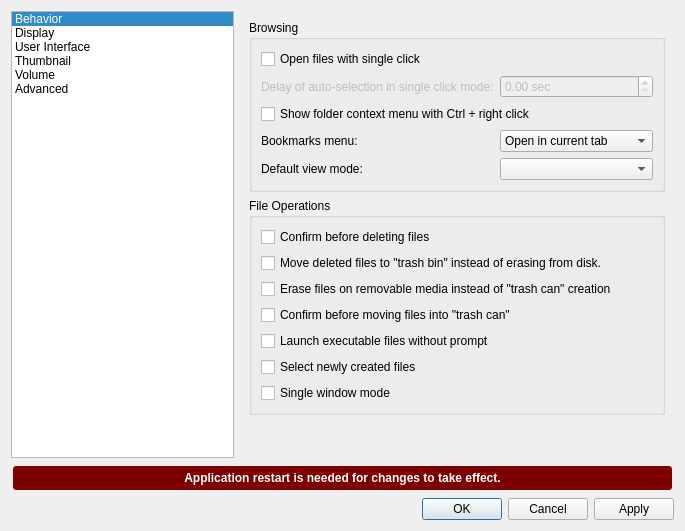
<?xml version="1.0" encoding="UTF-8"?>
<ui version="4.0">
 <class>PreferencesDialog</class>
 <widget class="QDialog" name="PreferencesDialog">
  <property name="geometry">
   <rect>
    <x>0</x>
    <y>0</y>
    <width>685</width>
    <height>440</height>
   </rect>
  </property>
  <property name="windowTitle">
   <string>Preferences</string>
  </property>
  <layout class="QVBoxLayout" name="verticalLayout">
   <item>
    <layout class="QHBoxLayout" name="horizontalLayout" stretch="0,0">
     <item>
      <widget class="QListWidget" name="listWidget">
       <property name="sizePolicy">
        <sizepolicy hsizetype="Expanding" vsizetype="Expanding">
         <horstretch>0</horstretch>
         <verstretch>0</verstretch>
        </sizepolicy>
       </property>
       <property name="horizontalScrollBarPolicy">
        <enum>Qt::ScrollBarAlwaysOff</enum>
       </property>
       <property name="currentRow">
        <number>0</number>
       </property>
       <item>
        <property name="text">
         <string>Behavior</string>
        </property>
       </item>
       <item>
        <property name="text">
         <string>Display</string>
        </property>
       </item>
       <item>
        <property name="text">
         <string>User Interface</string>
        </property>
       </item>
       <item>
        <property name="text">
         <string>Thumbnail</string>
        </property>
       </item>
       <item>
        <property name="text">
         <string>Volume</string>
        </property>
       </item>
       <item>
        <property name="text">
         <string>Advanced</string>
        </property>
       </item>
      </widget>
     </item>
     <item>
      <widget class="QStackedWidget" name="stackedWidget">
       <property name="sizePolicy">
        <sizepolicy hsizetype="Preferred" vsizetype="Preferred">
         <horstretch>0</horstretch>
         <verstretch>0</verstretch>
        </sizepolicy>
       </property>
       <property name="currentIndex">
        <number>0</number>
       </property>
       <widget class="QWidget" name="behaviorPage">
        <layout class="QVBoxLayout" name="verticalLayout_3" stretch="0,0,1">
         <item>
          <widget class="QGroupBox" name="groupBox_4">
           <property name="title">
            <string>Browsing</string>
           </property>
           <layout class="QFormLayout" name="formLayout_5">
            <property name="fieldGrowthPolicy">
             <enum>QFormLayout::AllNonFixedFieldsGrow</enum>
            </property>
            <item row="0" column="0" colspan="2">
             <widget class="QCheckBox" name="singleClick">
              <property name="toolTip">
               <string>If this is unchecked, the DE setting will be used.</string>
              </property>
              <property name="text">
               <string>Open files with single click</string>
              </property>
             </widget>
            </item>
            <item row="1" column="0">
             <widget class="QLabel" name="label">
              <property name="enabled">
               <bool>false</bool>
              </property>
              <property name="toolTip">
               <string>Set to zero to disable auto-selection.</string>
              </property>
              <property name="text">
               <string>Delay of auto-selection in single click mode:</string>
              </property>
             </widget>
            </item>
            <item row="1" column="1">
             <widget class="QDoubleSpinBox" name="autoSelectionDelay">
              <property name="enabled">
               <bool>false</bool>
              </property>
              <property name="toolTip">
               <string>Set to zero to disable auto-selection.</string>
              </property>
              <property name="suffix">
               <string> sec</string>
              </property>
              <property name="singleStep">
               <double>0.100000000000000</double>
              </property>
             </widget>
            </item>
            <item row="2" column="0" colspan="2">
             <widget class="QCheckBox" name="ctrlRightClick">
              <property name="text">
               <string>Show folder context menu with Ctrl + right click</string>
              </property>
             </widget>
            </item>
            <item row="3" column="0">
             <widget class="QLabel" name="label_2">
              <property name="text">
               <string>Bookmarks menu:</string>
              </property>
             </widget>
            </item>
            <item row="3" column="1">
             <widget class="QComboBox" name="bookmarkOpenMethod">
              <item>
               <property name="text">
                <string>Open in current tab</string>
               </property>
              </item>
              <item>
               <property name="text">
                <string>Open in new tab</string>
               </property>
              </item>
              <item>
               <property name="text">
                <string>Open in new window</string>
               </property>
              </item>
             </widget>
            </item>
            <item row="4" column="0">
             <widget class="QLabel" name="label_11">
              <property name="text">
               <string>Default view mode:</string>
              </property>
             </widget>
            </item>
            <item row="4" column="1">
             <widget class="QComboBox" name="viewMode"/>
            </item>
           </layout>
          </widget>
         </item>
         <item>
          <widget class="QGroupBox" name="groupBox_6">
           <property name="title">
            <string>File Operations</string>
           </property>
           <layout class="QVBoxLayout" name="verticalLayout_9">
            <item>
             <widget class="QCheckBox" name="configmDelete">
              <property name="text">
               <string>Confirm before deleting files</string>
              </property>
             </widget>
            </item>
            <item>
             <widget class="QCheckBox" name="useTrash">
              <property name="text">
               <string>Move deleted files to &quot;trash bin&quot; instead of erasing from disk.</string>
              </property>
             </widget>
            </item>
            <item>
             <widget class="QCheckBox" name="noUsbTrash">
              <property name="text">
               <string>Erase files on removable media instead of &quot;trash can&quot; creation</string>
              </property>
             </widget>
            </item>
            <item>
             <widget class="QCheckBox" name="confirmTrash">
              <property name="text">
               <string>Confirm before moving files into &quot;trash can&quot;</string>
              </property>
             </widget>
            </item>
            <item>
             <widget class="QCheckBox" name="quickExec">
              <property name="toolTip">
               <string>Requires application restart to take effect completely</string>
              </property>
              <property name="text">
               <string>Launch executable files without prompt</string>
              </property>
             </widget>
            </item>
            <item>
             <widget class="QCheckBox" name="selectNewFiles">
              <property name="toolTip">
               <string>Renamed files will also be selected</string>
              </property>
              <property name="text">
               <string>Select newly created files</string>
              </property>
             </widget>
            </item>
            <item>
             <widget class="QCheckBox" name="singleWindowMode">
              <property name="toolTip">
               <string>Open folders in new tabs as far as possible</string>
              </property>
              <property name="text">
               <string>Single window mode</string>
              </property>
             </widget>
            </item>
           </layout>
          </widget>
         </item>
         <item>
          <spacer name="verticalSpacer_2">
           <property name="orientation">
            <enum>Qt::Vertical</enum>
           </property>
           <property name="sizeHint" stdset="0">
            <size>
             <width>0</width>
             <height>0</height>
            </size>
           </property>
          </spacer>
         </item>
        </layout>
       </widget>
       <widget class="QWidget" name="displayPage">
        <layout class="QVBoxLayout" name="verticalLayout_7" stretch="0,0,1">
         <item>
          <widget class="QGroupBox" name="groupBox_2">
           <property name="title">
            <string>Icons</string>
           </property>
           <layout class="QFormLayout" name="formLayout_2">
            <item row="0" column="0">
             <widget class="QLabel" name="iconThemeLabel">
              <property name="sizePolicy">
               <sizepolicy hsizetype="Fixed" vsizetype="Preferred">
                <horstretch>0</horstretch>
                <verstretch>0</verstretch>
               </sizepolicy>
              </property>
              <property name="text">
               <string>Icon theme:</string>
              </property>
             </widget>
            </item>
            <item row="0" column="1">
             <widget class="QComboBox" name="iconTheme">
              <property name="sizePolicy">
               <sizepolicy hsizetype="Preferred" vsizetype="Fixed">
                <horstretch>0</horstretch>
                <verstretch>0</verstretch>
               </sizepolicy>
              </property>
             </widget>
            </item>
            <item row="1" column="0">
             <widget class="QLabel" name="label_6">
              <property name="toolTip">
               <string>Used by Icon View</string>
              </property>
              <property name="text">
               <string>Size of big icons:</string>
              </property>
             </widget>
            </item>
            <item row="1" column="1">
             <widget class="QComboBox" name="bigIconSize">
              <property name="toolTip">
               <string>Used by Icon View</string>
              </property>
             </widget>
            </item>
            <item row="2" column="0">
             <widget class="QLabel" name="label_7">
              <property name="toolTip">
               <string>Used by Compact View and Detailed List View</string>
              </property>
              <property name="text">
               <string>Size of small icons:</string>
              </property>
             </widget>
            </item>
            <item row="2" column="1">
             <widget class="QComboBox" name="smallIconSize">
              <property name="toolTip">
               <string>Used by Compact View and Detailed List View</string>
              </property>
             </widget>
            </item>
            <item row="3" column="0">
             <widget class="QLabel" name="label_8">
              <property name="toolTip">
               <string>Used by Thumbnail View</string>
              </property>
              <property name="text">
               <string>Size of thumbnails:</string>
              </property>
             </widget>
            </item>
            <item row="3" column="1">
             <widget class="QComboBox" name="thumbnailIconSize">
              <property name="toolTip">
               <string>Used by Thumbnail View</string>
              </property>
             </widget>
            </item>
            <item row="4" column="0">
             <widget class="QLabel" name="label_9">
              <property name="text">
               <string>Size of side pane icons:</string>
              </property>
             </widget>
            </item>
            <item row="4" column="1">
             <widget class="QComboBox" name="sidePaneIconSize"/>
            </item>
           </layout>
          </widget>
         </item>
         <item>
          <widget class="QGroupBox" name="groupBox_9">
           <property name="title">
            <string>User interface</string>
           </property>
           <layout class="QGridLayout" name="gridLayout">
            <item row="0" column="0" colspan="6">
             <widget class="QCheckBox" name="siUnit">
              <property name="text">
               <string>Use SI decimal prefixes instead of IEC binary prefixes</string>
              </property>
             </widget>
            </item>
            <item row="1" column="0" colspan="6">
             <widget class="QCheckBox" name="backupAsHidden">
              <property name="text">
               <string>Treat backup files as hidden</string>
              </property>
             </widget>
            </item>
            <item row="2" column="0" colspan="6">
             <widget class="QCheckBox" name="showFullNames">
              <property name="toolTip">
               <string>Requires application restart to take effect completely</string>
              </property>
              <property name="text">
               <string>Always show real file names</string>
              </property>
             </widget>
            </item>
            <item row="3" column="0" colspan="6">
             <widget class="QCheckBox" name="shadowHidden">
              <property name="toolTip">
               <string>Requires application restart to take effect completely</string>
              </property>
              <property name="text">
               <string>Show icons of hidden files shadowed</string>
              </property>
             </widget>
            </item>
            <item row="4" column="0" colspan="6">
             <widget class="QCheckBox" name="noItemTooltip">
              <property name="text">
               <string>Do not show file tooltips</string>
              </property>
             </widget>
            </item>
            <item row="5" column="0" colspan="5">
             <widget class="QCheckBox" name="noScrollPerPixel">
              <property name="text">
               <string>Disable smooth scrolling</string>
              </property>
             </widget>
            </item>
            <item row="6" column="0">
             <spacer name="verticalSpacer_7">
              <property name="orientation">
               <enum>Qt::Vertical</enum>
              </property>
              <property name="sizeType">
               <enum>QSizePolicy::Fixed</enum>
              </property>
              <property name="sizeHint" stdset="0">
               <size>
                <width>20</width>
                <height>5</height>
               </size>
              </property>
             </spacer>
            </item>
            <item row="7" column="0">
             <widget class="QLabel" name="label_15">
              <property name="text">
               <string>Minimum item margins in icon view:</string>
              </property>
             </widget>
            </item>
            <item row="7" column="1">
             <widget class="QSpinBox" name="hMargin">
              <property name="toolTip">
               <string>3 px by default.</string>
              </property>
              <property name="suffix">
               <string> px</string>
              </property>
              <property name="maximum">
               <number>48</number>
              </property>
              <property name="value">
               <number>3</number>
              </property>
             </widget>
            </item>
            <item row="7" column="2">
             <widget class="QLabel" name="label_16">
              <property name="text">
               <string>x</string>
              </property>
             </widget>
            </item>
            <item row="7" column="3">
             <widget class="QSpinBox" name="vMargin">
              <property name="toolTip">
               <string>3 px by default.
A space is also reserved for 3 lines of text.</string>
              </property>
              <property name="suffix">
               <string> px</string>
              </property>
              <property name="maximum">
               <number>48</number>
              </property>
              <property name="value">
               <number>3</number>
              </property>
             </widget>
            </item>
            <item row="7" column="4">
             <widget class="QCheckBox" name="lockMargins">
              <property name="text">
               <string>Lock</string>
              </property>
             </widget>
            </item>
            <item row="7" column="5">
             <spacer name="horizontalSpacer">
              <property name="orientation">
               <enum>Qt::Horizontal</enum>
              </property>
              <property name="sizeHint" stdset="0">
               <size>
                <width>20</width>
                <height>5</height>
               </size>
              </property>
             </spacer>
            </item>
           </layout>
          </widget>
         </item>
         <item>
          <spacer name="verticalSpacer_5">
           <property name="orientation">
            <enum>Qt::Vertical</enum>
           </property>
           <property name="sizeHint" stdset="0">
            <size>
             <width>0</width>
             <height>0</height>
            </size>
           </property>
          </spacer>
         </item>
        </layout>
       </widget>
       <widget class="QWidget" name="uiPage">
        <layout class="QVBoxLayout" name="verticalLayout_5" stretch="0,1">
         <item>
          <widget class="QGroupBox" name="groupBox_5">
           <property name="title">
            <string>Window</string>
           </property>
           <layout class="QFormLayout" name="formLayout_7">
            <property name="fieldGrowthPolicy">
             <enum>QFormLayout::ExpandingFieldsGrow</enum>
            </property>
            <item row="0" column="0" colspan="2">
             <widget class="QCheckBox" name="alwaysShowTabs">
              <property name="toolTip">
               <string>When unchecked, the tab bar will be shown
only if there are more than one tab.</string>
              </property>
              <property name="text">
               <string>Always show the tab bar</string>
              </property>
             </widget>
            </item>
            <item row="1" column="0" colspan="2">
             <widget class="QCheckBox" name="showTabClose">
              <property name="text">
               <string>Show 'Close' buttons on tabs	</string>
              </property>
             </widget>
            </item>
            <item row="2" column="0" colspan="2">
             <widget class="QCheckBox" name="switchToNewTab">
              <property name="text">
               <string>Switch to newly opened tab</string>
              </property>
             </widget>
            </item>
            <item row="3" column="0" colspan="2">
             <widget class="QCheckBox" name="rememberWindowSize">
              <property name="text">
               <string>Remember the size of the last closed window</string>
              </property>
             </widget>
            </item>
            <item row="4" column="0">
             <widget class="QLabel" name="label_12">
              <property name="text">
               <string>Default width of new windows:</string>
              </property>
             </widget>
            </item>
            <item row="4" column="1">
             <widget class="QSpinBox" name="fixedWindowWidth">
              <property name="maximum">
               <number>32768</number>
              </property>
             </widget>
            </item>
            <item row="5" column="0">
             <widget class="QLabel" name="label_13">
              <property name="text">
               <string>Default height of new windows:</string>
              </property>
             </widget>
            </item>
            <item row="5" column="1">
             <widget class="QSpinBox" name="fixedWindowHeight">
              <property name="maximum">
               <number>32768</number>
              </property>
             </widget>
            </item>
            <item row="6" column="0" colspan="2">
             <widget class="QCheckBox" name="reopenLastTabs">
              <property name="text">
               <string>Reopen last window tabs in a new window</string>
              </property>
             </widget>
            </item>
           </layout>
          </widget>
         </item>
         <item>
          <spacer name="verticalSpacer_4">
           <property name="orientation">
            <enum>Qt::Vertical</enum>
           </property>
           <property name="sizeHint" stdset="0">
            <size>
             <width>0</width>
             <height>0</height>
            </size>
           </property>
          </spacer>
         </item>
        </layout>
       </widget>
       <widget class="QWidget" name="thumbnailPage">
        <layout class="QVBoxLayout" name="verticalLayout_11">
         <item>
          <widget class="QGroupBox" name="groupBox_8">
           <property name="title">
            <string>Thumbnail</string>
           </property>
           <layout class="QFormLayout" name="formLayout_3">
            <item row="0" column="0" colspan="2">
             <widget class="QCheckBox" name="showThumbnails">
              <property name="toolTip">
               <string>Needs ffmpegthumbnailer</string>
              </property>
              <property name="text">
               <string>Show thumbnails of files</string>
              </property>
             </widget>
            </item>
            <item row="1" column="0" colspan="2">
             <widget class="QCheckBox" name="thumbnailLocal">
              <property name="text">
               <string>Only show thumbnails for local files</string>
              </property>
             </widget>
            </item>
            <item row="2" column="0">
             <widget class="QLabel" name="label_10">
              <property name="toolTip">
               <string>The built-in thumbnailer makes thumbnails of images that are supported by Qt.

Usually, most image types are supported. The default size limit is 4 MiB.</string>
              </property>
              <property name="text">
               <string>Image size limit for built-in thumbnailer:</string>
              </property>
             </widget>
            </item>
            <item row="2" column="1">
             <widget class="QDoubleSpinBox" name="maxThumbnailFileSize">
              <property name="toolTip">
               <string>The built-in thumbnailer makes thumbnails of images that are supported by Qt.

Usually, most image types are supported. The default size limit is 4 MiB.</string>
              </property>
              <property name="suffix">
               <string> MiB</string>
              </property>
              <property name="decimals">
               <number>1</number>
              </property>
              <property name="maximum">
               <double>1024.000000000000000</double>
              </property>
              <property name="value">
               <double>4.000000000000000</double>
              </property>
             </widget>
            </item>
            <item row="3" column="0">
             <widget class="QLabel" name="label_17">
              <property name="toolTip">
               <string>If existing, external thumbnailers are used for videos, PDF documents, etc.

A value of -1 means that there is no limit for the file size (the default).</string>
              </property>
              <property name="text">
               <string>File size limit for external thumbnailers:</string>
              </property>
             </widget>
            </item>
            <item row="3" column="1">
             <widget class="QSpinBox" name="maxExternalThumbnailFileSize">
              <property name="toolTip">
               <string>If existing, external thumbnailers are used for videos, PDF documents, etc.

A value of -1 means that there is no limit for the file size (the default).</string>
              </property>
              <property name="specialValueText">
               <string>No limit</string>
              </property>
              <property name="suffix">
               <string> MiB</string>
              </property>
              <property name="minimum">
               <number>-1</number>
              </property>
              <property name="maximum">
               <number>2048</number>
              </property>
              <property name="value">
               <number>-1</number>
              </property>
             </widget>
            </item>
           </layout>
          </widget>
         </item>
         <item>
          <spacer name="verticalSpacer_6">
           <property name="orientation">
            <enum>Qt::Vertical</enum>
           </property>
           <property name="sizeHint" stdset="0">
            <size>
             <width>0</width>
             <height>225</height>
            </size>
           </property>
          </spacer>
         </item>
        </layout>
       </widget>
       <widget class="QWidget" name="advancedPage">
        <layout class="QVBoxLayout" name="verticalLayout_2" stretch="0,0,0,1">
         <item>
          <widget class="QGroupBox" name="groupBox">
           <property name="title">
            <string>Programs</string>
           </property>
           <layout class="QFormLayout" name="formLayout">
            <property name="fieldGrowthPolicy">
             <enum>QFormLayout::AllNonFixedFieldsGrow</enum>
            </property>
            <item row="0" column="0" colspan="2">
             <widget class="QGroupBox" name="groupBox_12">
              <property name="title">
               <string>Terminal emulator</string>
              </property>
              <layout class="QFormLayout" name="formLayout_6">
               <property name="fieldGrowthPolicy">
                <enum>QFormLayout::AllNonFixedFieldsGrow</enum>
               </property>
               <item row="0" column="0">
                <widget class="QLabel" name="label_14">
                 <property name="text">
                  <string>Command:</string>
                 </property>
                </widget>
               </item>
               <item row="0" column="1">
                <widget class="QComboBox" name="terminal">
                 <property name="toolTip">
                  <string>Example: qterminal
It is the name of the executable file.</string>
                 </property>
                 <property name="editable">
                  <bool>true</bool>
                 </property>
                </widget>
               </item>
               <item row="1" column="0">
                <widget class="QLabel" name="label_3">
                 <property name="text">
                  <string>Execution option:</string>
                 </property>
                </widget>
               </item>
               <item row="1" column="1">
                <widget class="QLineEdit" name="terminalExec">
                 <property name="toolTip">
                  <string>Example: -e
It can be left empty if the terminal is already supported
or does not have such an option; required otherwise.</string>
                 </property>
                 <property name="clearButtonEnabled">
                  <bool>true</bool>
                 </property>
                </widget>
               </item>
               <item row="2" column="0">
                <widget class="QLabel" name="label_20">
                 <property name="text">
                  <string>Custom option(s):</string>
                 </property>
                </widget>
               </item>
               <item row="2" column="1">
                <widget class="QLineEdit" name="terminalCustom">
                 <property name="toolTip">
                  <string>This is optional, depends on the terminal,
and can be any group of custom options.</string>
                 </property>
                 <property name="clearButtonEnabled">
                  <bool>true</bool>
                 </property>
                </widget>
               </item>
              </layout>
             </widget>
            </item>
            <item row="1" column="0">
             <widget class="QLabel" name="label_5">
              <property name="text">
               <string>Archiver in&amp;tegration:</string>
              </property>
              <property name="buddy">
               <cstring>archiver</cstring>
              </property>
             </widget>
            </item>
            <item row="1" column="1">
             <widget class="QComboBox" name="archiver"/>
            </item>
            <item row="2" column="0" colspan="2">
             <widget class="QCheckBox" name="preservePermissions">
              <property name="text">
               <string>Preserve permissions/ownership on copy/move</string>
              </property>
             </widget>
            </item>
           </layout>
          </widget>
         </item>
         <item>
          <widget class="QGroupBox" name="groupBox_11">
           <property name="title">
            <string>Templates</string>
           </property>
           <layout class="QVBoxLayout" name="verticalLayout_12">
            <item>
             <widget class="QCheckBox" name="onlyUserTemplates">
              <property name="text">
               <string>Show only user defined templates in menu</string>
              </property>
             </widget>
            </item>
            <item>
             <widget class="QCheckBox" name="templateTypeOnce">
              <property name="text">
               <string>Show only one template for each MIME type</string>
              </property>
             </widget>
            </item>
            <item>
             <widget class="QCheckBox" name="templateRunApp">
              <property name="text">
               <string>Run default application after creation from template</string>
              </property>
             </widget>
            </item>
           </layout>
          </widget>
         </item>
         <item>
          <widget class="QGroupBox" name="groupBox_10">
           <property name="title">
            <string>Search</string>
           </property>
           <layout class="QFormLayout" name="formLayout_4">
            <property name="fieldGrowthPolicy">
             <enum>QFormLayout::ExpandingFieldsGrow</enum>
            </property>
            <property name="horizontalSpacing">
             <number>5</number>
            </property>
            <property name="verticalSpacing">
             <number>5</number>
            </property>
            <item row="0" column="0">
             <widget class="QLabel" name="label_19">
              <property name="text">
               <string>Maximum search history:</string>
              </property>
             </widget>
            </item>
            <item row="0" column="1">
             <widget class="QSpinBox" name="maxSearchHistory">
              <property name="maximum">
               <number>50</number>
              </property>
             </widget>
            </item>
            <item row="1" column="0" colspan="2">
             <widget class="QToolButton" name="clearSearchHistory">
              <property name="text">
               <string>Clear search history</string>
              </property>
             </widget>
            </item>
           </layout>
          </widget>
         </item>
         <item>
          <spacer name="verticalSpacer_3">
           <property name="orientation">
            <enum>Qt::Vertical</enum>
           </property>
           <property name="sizeHint" stdset="0">
            <size>
             <width>0</width>
             <height>0</height>
            </size>
           </property>
          </spacer>
         </item>
        </layout>
       </widget>
      </widget>
     </item>
    </layout>
   </item>
   <item>
    <widget class="QLabel" name="warningLabel">
     <property name="styleSheet">
      <string notr="true">background-color:#7d0000; color:white; font-weight:bold; border-radius:3px; margin:2px; padding:5px;</string>
     </property>
     <property name="lineWidth">
      <number>0</number>
     </property>
     <property name="text">
      <string>Application restart is needed for changes to take effect.</string>
     </property>
     <property name="alignment">
      <set>Qt::AlignCenter</set>
     </property>
    </widget>
   </item>
   <item>
    <widget class="QDialogButtonBox" name="buttonBox">
     <property name="orientation">
      <enum>Qt::Horizontal</enum>
     </property>
     <property name="standardButtons">
      <set>QDialogButtonBox::Apply|QDialogButtonBox::Cancel|QDialogButtonBox::Ok</set>
     </property>
    </widget>
   </item>
  </layout>
 </widget>
 <resources/>
 <connections>
  <connection>
   <sender>buttonBox</sender>
   <signal>accepted()</signal>
   <receiver>PreferencesDialog</receiver>
   <slot>accept()</slot>
  </connection>
  <connection>
   <sender>buttonBox</sender>
   <signal>rejected()</signal>
   <receiver>PreferencesDialog</receiver>
   <slot>reject()</slot>
  </connection>
  <connection>
   <sender>listWidget</sender>
   <signal>currentRowChanged(int)</signal>
   <receiver>stackedWidget</receiver>
   <slot>setCurrentIndex(int)</slot>
  </connection>
  <connection>
   <sender>singleClick</sender>
   <signal>toggled(bool)</signal>
   <receiver>label</receiver>
   <slot>setEnabled(bool)</slot>
  </connection>
  <connection>
   <sender>rememberWindowSize</sender>
   <signal>toggled(bool)</signal>
   <receiver>fixedWindowWidth</receiver>
   <slot>setDisabled(bool)</slot>
  </connection>
  <connection>
   <sender>singleClick</sender>
   <signal>toggled(bool)</signal>
   <receiver>autoSelectionDelay</receiver>
   <slot>setEnabled(bool)</slot>
  </connection>
  <connection>
   <sender>rememberWindowSize</sender>
   <signal>toggled(bool)</signal>
   <receiver>fixedWindowHeight</receiver>
   <slot>setDisabled(bool)</slot>
  </connection>
  <connection>
   <sender>rememberWindowSize</sender>
   <signal>toggled(bool)</signal>
   <receiver>label_12</receiver>
   <slot>setDisabled(bool)</slot>
  </connection>
  <connection>
   <sender>rememberWindowSize</sender>
   <signal>toggled(bool)</signal>
   <receiver>label_13</receiver>
   <slot>setDisabled(bool)</slot>
  </connection>
 </connections>
</ui>
